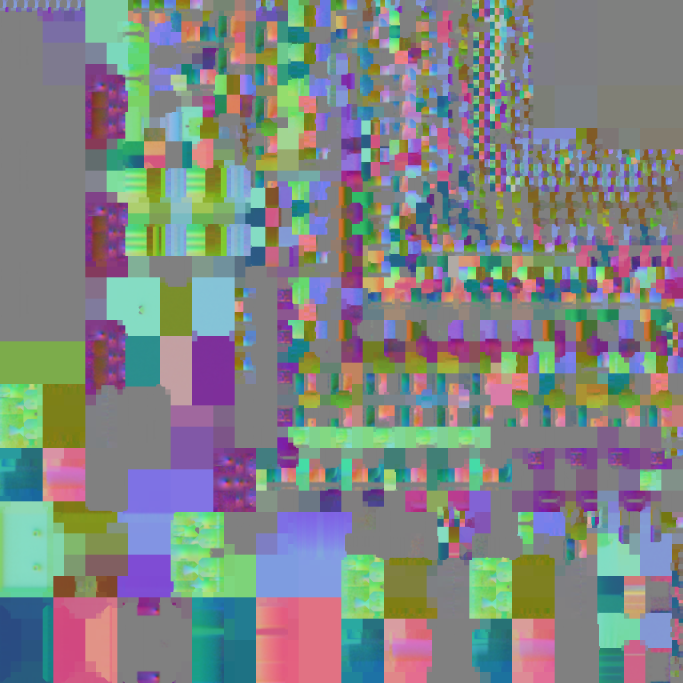
#> input picture Assets/Scenes/TeachingBuildingCampus/Lightmap-0_comp_dir.png, 2048 x 2048 px (shown at 1/3 size)
$ python -i upgrade_campus_scene.py   (imports and definitions only)
#> lines starting #> are read from the running program, lines starting #| are printed output that depends on the picture
"""Create a separate campus art pass from the saved refined layout.

All new textures, furniture details, poster layouts and preview audio are original.
The existing scenes, refined assets and route definitions are retained.
"""
import base64
import copy
import json
import math
import wave
import io
from pathlib import Path

import numpy as np
from PIL import Image

import generate_teaching_building as base
import refine_teaching_building as refined
import verify_teaching_building as verify
import import_campus_pbr as pbr
from campus_preview_lighting import upgrade_preview
from campus_signage import prepare_signage
from campus_preview_ui import restyle_preview
from campus_student import prepare_walkthrough
from campus_modeling import apply_modeling_changes, upgrade_modeling_preview

ROOT = Path(__file__).resolve().parents[1]
ASSETS = "Assets/Environment/TeachingBuildingCampus"
PREVIEWS = "Docs/Previews/Campus"


# [184 lines left out: functions world_geometry, rebuild_windows, validate_window_junctions, create_textures, not called in this run]


def art_pass(data):
    base.NODES = data["nodes"]
    base.MATERIALS = {m["name"]: m["color"] for m in data["materials"]}
    data["materials"].extend([
        dict(name="WindowAluminium", color=[.16, .19, .20, 1], metallic=.65, smoothness=.36),
        dict(name="FrostedGlass", color=[.80, .85, .84, .68], metallic=0, smoothness=.18),
    ])
    rebuild_windows(data)
    original = list(base.NODES)
    colors = {"Wall": [.89, .88, .84, 1], "WallLower": [.72, .79, .77, 1],
              "Floor": [.91, .90, .86, 1], "Corridor": [.89, .90, .87, 1],
              "Wood": [.76, .58, .38, 1], "Teal": [.035, .29, .31, 1]}
    for material in data["materials"]:
        if material["name"] in colors:
            material["color"] = colors[material["name"]]
    for name, color, surface in [("SeatFabric", [.06, .26, .31, 1], "Fabric"),
                                  ("Cork", [.67, .48, .30, 1], "Cork")]:
        data["materials"].append(dict(name=name, color=color, texture=f"{ASSETS}/Textures/{surface}.png",
                                     detailTexture=f"{ASSETS}/Textures/{surface}Detail.png",
                                     tileMeters=.3 if surface == "Fabric" else 1, bumpMeters=.0005,
                                     metallic=0, smoothness=.06))
    for name, color in [("PosterCoral", [.76, .26, .18, 1]),
                        ("PosterBlue", [.12, .30, .47, 1])]:
        data["materials"].append(dict(name=name, color=color, metallic=0, smoothness=.12))
    for material in data["materials"]:
        name = material["name"]
        if name in ["Floor", "Corridor", "Wood"]:
            scan = "ScannedOak" if name == "Wood" else "ScannedTerrazzo"
            material.update(texture=f"{ASSETS}/Textures/PBR/{scan}.png",
                            detailTexture=f"{ASSETS}/Textures/PBR/{scan}Detail.png",
                            color=[1, 1, 1, 1], tileMeters=.5 if name == "Wood" else 2,
                            bumpMeters=.0004 if name == "Wood" else .0012,
                            metallic=0, smoothness=.85 if name == "Wood" else .65)
        if name in ["Wall", "WallLower", "Ceiling"]:
            material["smoothness"] = .08
        if name == "Glass":
            material.update(color=[.88, .94, .96, .09], smoothness=.92)
    for item in original:
        if item["kind"] == "sun":
            item["rotation"] = base.look_rotation([0, 0, 0], [-.4, -.85, -.5])
        if item["kind"] == "light":
            item["lightIntensity"] *= .5
    base.MATERIALS = {m["name"]: m["color"] for m in data["materials"]}
    n, b, s = base.node, base.box, base.sign

    def text(parent, value, position, size, color="Navy"):
        return base.label(parent, value, position, size, color=base.MATERIALS[color])

    # [33 lines left out: functions plant, poster, notice_board, not called in this run]

    for item in original:
        if item["name"] in ["ChairSeat", "ChairBack"]:
            item["material"] = "SeatFabric"
        if item["kind"] == "text" and item["text"].startswith("CLASSROOM 401"):
            item["text"] = "FIRE EVACUATION DRILL\n\nRaise the alarm / Follow EXIT signs\nUse stairs / Go to the assembly point"
            item["textSize"] = .10
        if item["kind"] == "text" and "CAMPUS NOTICE" in item["text"] and item["floor"] == 4:
            base.NODES[item["parent"] - 1]["active"] = False
        if item["name"] == "Smoke_VisualOnly_ToggleH":
            item["component"] = "campusAtmosphere"
        if item["name"] == "Hazard_F04_Corridor":
            item["position"] = [7.8, 10.8, 2.1]

    room = next(item for item in original if item["name"] == "Classroom_Detailed" and item["floor"] == 4)
    rid = room["id"]
    desks = [item for item in original if item["name"] == "DeskAndChair" and item["parent"] == rid]
    for i, desk in enumerate(desks):
        group = desk["id"]
        b("DeskUnderframe", group, (0, .65, 0), (1.06, .045, .045), "Metal", False)
        b("BookShelf", group, (0, .58, .04), (.8, .025, .35), "Metal", False)
        b("SeatCushion", group, (0, .49, -.65), (.44, .035, .42), "SeatFabric", False, bevel=.012)
        if i in [1, 3, 5]:
            laptop = n("StudentLaptop", group, (-.15, .814, .08), yaw=-8)
            b("LaptopBase", laptop, (0, .012, 0), (.31, .024, .22), "Steel", False, bevel=.009)
            screen = n("LaptopScreenHinge", laptop, (0, .022, .105), rotation=[math.sin(-.12), 0, 0, math.cos(-.12)])
            b("LaptopLid", screen, (0, .1, 0), (.31, .2, .012), "Navy", False, bevel=.006)
            b("LaptopDisplay", screen, (0, .1, -.008), (.285, .175, .005), "PosterBlue", False)
            text(screen, "HARBOURVIEW", (0, .105, -.012), .02, "White")
        if i in [2, 4, 7]:
            b("StudentBook", group, (.2, .827, .06), (.21, .035, .27), "PosterCoral", False, bevel=.005)
            b("BookPages", group, (.2, .829, .055), (.2, .024, .26), "Paper", False)
            b("Pen", group, (.35, .815, -.1), (.015, .015, .18), "Navy", False)
    plant(rid, (3.85, 0, 2.85), .85)
    storage = n("TeachingStorage", rid, (4.08, 0, 1))
    b("StorageCabinet", storage, (0, .49, 0), (.48, .98, 1.9), "White", True, bevel=.025)
    b("CabinetOakTop", storage, (0, 1.01, 0), (.54, .055, 1.96), "Wood", False, bevel=.018)
    for z in [-.48, .48]:
        b("CabinetDoorInset", storage, (-.251, .5, z), (.014, .85, .91), "WallLower", False)
        b("CabinetPull", storage, (-.274, .68, z), (.03, .15, .025), "Steel", False)
    for z in [-1.4, .8, 2.4]:
        b("ElectricalSocket", rid, (4.425, .42, z), (.035, .09, .17), "White", False, bevel=.006)
    b("CableTrunking", rid, (4.44, .42, .7), (.035, .06, 4.1), "White", False)
    lectern = next(item for item in original if item["parent"] == rid and item["name"] == "Lectern")
    lx, ly, lz = lectern["position"]
    b("TeachingConsole", rid, (lx, 1.14, lz), (.55, .04, .46), "Navy", False, bevel=.01)
    b("ConsoleTouchscreen", rid, (lx, 1.165, lz), (.3, .008, .23), "PosterBlue", False)
    text(rid, "BLOCK A / 401", (-4.34, 2.95, 1), .12, "Teal")
    base.NODES[-1]["rotation"] = base.quat_y(-90)
    # Wall-mounted fixtures give the teaching space everyday, human-scale detail.
    clock = n("ClassroomClock", rid, (-4.422, 2.78, -2.45), yaw=-90)
    for name, radius, depth, z, material in [("ClockRim", .32, .026, 0, "WindowAluminium"),
                                            ("ClockFace", .287, .006, -.029, "White")]:
        n(name, clock, (0, 0, z), "cylinder", (radius, depth, radius), material,
          rotation=[math.sqrt(.5), 0, 0, math.sqrt(.5)])
    for i in range(12):
        a = i * math.tau / 12
        b("ClockTick", clock, (.124 * math.sin(a), .124 * math.cos(a), -.037),
          (.008, .024 if i % 3 == 0 else .012, .005), "Navy", False,
          rotation=[0, 0, -math.sin(a / 2), math.cos(a / 2)])
    base.beam(clock, "ClockMinuteHand", (0, 0, -.043), (.096, .055, -.043), "Navy", .009)
    base.beam(clock, "ClockHourHand", (0, 0, -.049), (-.064, .036, -.049), "Navy", .012)
    ac = n("ClassroomAirConditioner", rid, (4.345, 2.77, 1.5), yaw=90)
    b("ACBody", ac, (0, 0, 0), (1.12, .3, .22), "White", False, bevel=.035)
    b("ACOutlet", ac, (0, -.105, -.116), (.98, .065, .015), "Navy", False, bevel=.008)
    for y in [-.128, -.103, -.078]:
        b("ACLouver", ac, (0, y, -.133), (.98, .009, .027), "Wall", False)

    level = next(item for item in original if item["name"] == "Floor_04")
    fid = level["id"]
    notice_board(fid, (-4.35, 1.85, -1.34))
    study = n("CampusNoticeBoard", fid, (4.45, 1.82, -1.34), yaw=180)
    b("NoticeFrame", study, (0, 0, 0), (2.05, 1.38, .07), "Wood", False, bevel=.025)
    b("CorkBacking", study, (0, 0, -.045), (1.94, 1.27, .016), "Cork", False)
    poster(study, (-.49, 0, -.06), "STUDY SPACES", "403 / COLLABORATION\n\n404 / FACULTY OFFICE", "PosterBlue")
    poster(study, (.49, 0, -.06), "BE PREPARED", "Find EXIT signs\n\nFollow campus guidance", "Teal")
    for x in [-11.85, 11.85]:
        marker = n("FloorIdentity", fid, (x, 2.02, -1.34), yaw=180)
        b("IdentityPanel", marker, (0, 0, 0), (.92, 1.55, .055), "Teal", False, bevel=.015)
        text(marker, "04", (0, .25, -.04), .42, "White")
        text(marker, "TEACHING\nBLOCK A", (0, -.37, -.04), .085, "White")
    for sign in [item for item in original if item["kind"] == "group" and item["name"].startswith("Sign_< STAIR") and item["floor"] == 4]:
        for x in [-1.7, 1.7]:
            b("WayfindingSuspension", fid, (x, 3.075, 1.42), (.018, .55, .018), "Steel", False, roof=True)
    # Door detail follows the hinged leaf, so it moves with the existing interaction.
    for item in original:
        if item.get("component") != "door" or item["floor"] != 4:
            continue
        frame = base.NODES[item["parent"] - 1]
        entrance = base.NODES[frame["parent"] - 1]
        if not entrance["name"].startswith("StairEntrance"):
            continue
        b("DoorCloserBody", item["id"], (.55, 2.12, -.065), (.23, .075, .065), "Steel", False, bevel=.012)
        b("FireDoorPushBar", item["id"], (.79, 1.02, -.09), (1.15, .045, .045), "Steel", False, bevel=.008)
        safety = s(item["id"], "FIRE DOOR\nKEEP CLOSED", (.8, 1.77, -.075), .5, .25, material="PosterBlue", size=.065)
        for x in [-.48, .48]:
            b("PushBarMount", item["id"], (.79 + x, 1.02, -.06), (.04, .1, .045), "Steel", False)

    outdoor = next(item["id"] for item in original if item["name"] == "Outdoor")
    for x in [-17, 17]:
        for z in [-15, -27]:
            bollard = n("CampusBollard", outdoor, (x, 0, z))
            b("BollardBody", bollard, (0, .45, 0), (.16, .9, .16), "Navy", True, bevel=.016)
            b("BollardDiffuser", bollard, (0, .77, -.087), (.11, .12, .012), "Glow", False)
    gateway = n("CampusDirectory", outdoor, (-6.4, 0, -14.8), yaw=-15)
    b("DirectoryPlinth", gateway, (0, .09, 0), (1.5, .18, .45), "Stone", True, bevel=.035)
    b("DirectoryBody", gateway, (0, 1.16, 0), (1.24, 2.14, .18), "Teal", True, bevel=.025)
    text(gateway, "HARBOURVIEW", (0, 2.02, -.101), .10, "White")
    text(gateway, "BLOCK A", (0, 1.65, -.101), .23, "White")
    text(gateway, "TEACHING BUILDING\n\n01 / Student services\n02 / Learning studios\n03 / Faculty offices\n04 / Teaching rooms", (0, 1.03, -.101), .085, "White")
    text(gateway, "ASSEMBLY POINT / PLAZA", (0, .32, -.101), .055, "White")
    data.update(scenePath="Assets/Scenes/TeachingBuildingCampus.unity", assetFolder=ASSETS,
                previewFolder=PREVIEWS, previewPrefix="Campus", bakeLighting=True,
                skyTexture=f"{ASSETS}/SourceTextures/kloofendal_48d_partly_cloudy_puresky_1k.hdr",
                prefabNames=data["prefabNames"] + ["CampusNoticeBoard", "CampusPlanter", "CampusDirectory"])
    return data


# [91 lines left out: functions preview_html, main, not called in this run]


# [2 lines not run here, left out]

>>> import cv2
>>> picture = cv2.imread('../Assets/Scenes/TeachingBuildingCampus/Lightmap-0_comp_dir.png', cv2.IMREAD_GRAYSCALE)
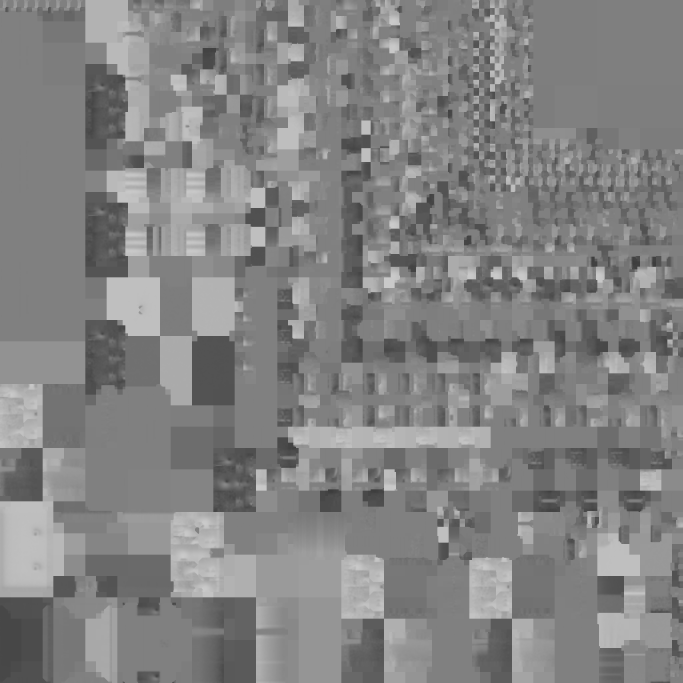
#> picture: shape (2048, 2048) (shown at 1/3 size); min 60, max 204, mean 131.1
#> (the run stopped early here; a loop or call above may not have finished)
